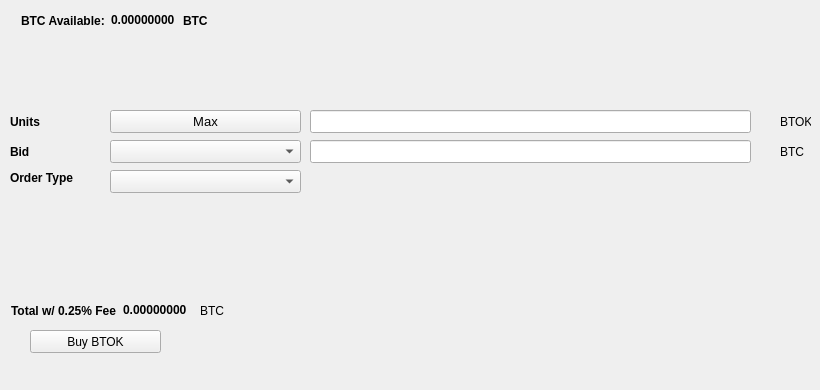
   <widget class="QWidget" name="BuyTab">
    <attribute name="title">
     <string>Buy</string>
    </attribute>
    <widget class="QPushButton" name="BuyABET">
     <property name="geometry">
      <rect>
       <x>30</x>
       <y>330</y>
       <width>131</width>
       <height>23</height>
      </rect>
     </property>
     <property name="text">
      <string>Buy BTOK</string>
     </property>
     <property name="icon">
      <iconset resource="../beetok.qrc">
       <normaloff>:/icons/bitcoin</normaloff>:/icons/bitcoin</iconset>
     </property>
    </widget>
    <widget class="QLabel" name="label_3">
     <property name="geometry">
      <rect>
       <x>10</x>
       <y>110</y>
       <width>46</width>
       <height>23</height>
      </rect>
     </property>
     <property name="font">
      <font>
       <weight>75</weight>
       <bold>true</bold>
      </font>
     </property>
     <property name="text">
      <string>Units</string>
     </property>
    </widget>
    <widget class="QLineEdit" name="UnitsInput">
     <property name="geometry">
      <rect>
       <x>310</x>
       <y>110</y>
       <width>441</width>
       <height>23</height>
      </rect>
     </property>
     <property name="font">
      <font>
       <pointsize>9</pointsize>
       <weight>75</weight>
       <bold>true</bold>
      </font>
     </property>
    </widget>
    <widget class="QLineEdit" name="BuyBidPriceEdit">
     <property name="geometry">
      <rect>
       <x>310</x>
       <y>140</y>
       <width>441</width>
       <height>23</height>
      </rect>
     </property>
     <property name="font">
      <font>
       <pointsize>9</pointsize>
       <weight>75</weight>
       <bold>true</bold>
      </font>
     </property>
    </widget>
    <widget class="QLabel" name="label_4">
     <property name="geometry">
      <rect>
       <x>780</x>
       <y>110</y>
       <width>31</width>
       <height>23</height>
      </rect>
     </property>
     <property name="text">
      <string>BTOK</string>
     </property>
    </widget>
    <widget class="QLabel" name="label_5">
     <property name="geometry">
      <rect>
       <x>780</x>
       <y>140</y>
       <width>31</width>
       <height>23</height>
      </rect>
     </property>
     <property name="text">
      <string>BTC</string>
     </property>
    </widget>
    <widget class="QLabel" name="label_6">
     <property name="geometry">
      <rect>
       <x>10</x>
       <y>140</y>
       <width>46</width>
       <height>23</height>
      </rect>
     </property>
     <property name="font">
      <font>
       <weight>75</weight>
       <bold>true</bold>
      </font>
     </property>
     <property name="text">
      <string>Bid</string>
     </property>
    </widget>
    <widget class="QLabel" name="label_7">
     <property name="geometry">
      <rect>
       <x>10</x>
       <y>170</y>
       <width>91</width>
       <height>16</height>
      </rect>
     </property>
     <property name="font">
      <font>
       <weight>75</weight>
       <bold>true</bold>
      </font>
     </property>
     <property name="text">
      <string>Order Type</string>
     </property>
    </widget>
    <widget class="QPushButton" name="Buy_Max_Amount">
     <property name="geometry">
      <rect>
       <x>110</x>
       <y>110</y>
       <width>191</width>
       <height>23</height>
      </rect>
     </property>
     <property name="font">
      <font>
       <pointsize>10</pointsize>
      </font>
     </property>
     <property name="text">
      <string>Max</string>
     </property>
    </widget>
    <widget class="QComboBox" name="BuyBidcomboBox">
     <property name="geometry">
      <rect>
       <x>110</x>
       <y>140</y>
       <width>191</width>
       <height>23</height>
      </rect>
     </property>
     <property name="font">
      <font>
       <pointsize>10</pointsize>
      </font>
     </property>
    </widget>
    <widget class="QComboBox" name="buyOrdertypeCombo">
     <property name="geometry">
      <rect>
       <x>110</x>
       <y>170</y>
       <width>191</width>
       <height>23</height>
      </rect>
     </property>
     <property name="font">
      <font>
       <pointsize>10</pointsize>
      </font>
     </property>
    </widget>
    <widget class="QWidget" name="layoutWidget1">
     <property name="geometry">
      <rect>
       <x>21</x>
       <y>11</y>
       <width>227</width>
       <height>19</height>
      </rect>
     </property>
     <layout class="QHBoxLayout" name="horizontalLayout_3">
      <item>
       <widget class="QLabel" name="label232">
        <property name="font">
         <font>
          <weight>75</weight>
          <bold>true</bold>
         </font>
        </property>
        <property name="text">
         <string>BTC Available:</string>
        </property>
       </widget>
      </item>
      <item>
       <widget class="QLabel" name="BtcAvailableLbl">
        <property name="palette">
         <palette>
          <active>
           <colorrole role="WindowText">
            <brush brushstyle="SolidPattern">
             <color alpha="255">
              <red>0</red>
              <green>0</green>
              <blue>0</blue>
             </color>
            </brush>
           </colorrole>
           <colorrole role="Button">
            <brush brushstyle="SolidPattern">
             <color alpha="255">
              <red>0</red>
              <green>170</green>
              <blue>0</blue>
             </color>
            </brush>
           </colorrole>
           <colorrole role="Light">
            <brush brushstyle="SolidPattern">
             <color alpha="255">
              <red>0</red>
              <green>255</green>
              <blue>0</blue>
             </color>
            </brush>
           </colorrole>
           <colorrole role="Midlight">
            <brush brushstyle="SolidPattern">
             <color alpha="255">
              <red>0</red>
              <green>212</green>
              <blue>0</blue>
             </color>
            </brush>
           </colorrole>
           <colorrole role="Dark">
            <brush brushstyle="SolidPattern">
             <color alpha="255">
              <red>0</red>
              <green>85</green>
              <blue>0</blue>
             </color>
            </brush>
           </colorrole>
           <colorrole role="Mid">
            <brush brushstyle="SolidPattern">
             <color alpha="255">
              <red>0</red>
              <green>113</green>
              <blue>0</blue>
             </color>
            </brush>
           </colorrole>
           <colorrole role="Text">
            <brush brushstyle="SolidPattern">
             <color alpha="255">
              <red>0</red>
              <green>170</green>
              <blue>0</blue>
             </color>
            </brush>
           </colorrole>
           <colorrole role="BrightText">
            <brush brushstyle="SolidPattern">
             <color alpha="255">
              <red>255</red>
              <green>255</green>
              <blue>255</blue>
             </color>
            </brush>
           </colorrole>
           <colorrole role="ButtonText">
            <brush brushstyle="SolidPattern">
             <color alpha="255">
              <red>0</red>
              <green>0</green>
              <blue>0</blue>
             </color>
            </brush>
           </colorrole>
           <colorrole role="Base">
            <brush brushstyle="SolidPattern">
             <color alpha="255">
              <red>255</red>
              <green>255</green>
              <blue>255</blue>
             </color>
            </brush>
           </colorrole>
           <colorrole role="Window">
            <brush brushstyle="SolidPattern">
             <color alpha="255">
              <red>0</red>
              <green>170</green>
              <blue>0</blue>
             </color>
            </brush>
           </colorrole>
           <colorrole role="Shadow">
            <brush brushstyle="SolidPattern">
             <color alpha="255">
              <red>0</red>
              <green>0</green>
              <blue>0</blue>
             </color>
            </brush>
           </colorrole>
           <colorrole role="AlternateBase">
            <brush brushstyle="SolidPattern">
             <color alpha="255">
              <red>127</red>
              <green>212</green>
              <blue>127</blue>
             </color>
            </brush>
           </colorrole>
           <colorrole role="ToolTipBase">
            <brush brushstyle="SolidPattern">
             <color alpha="255">
              <red>255</red>
              <green>255</green>
              <blue>220</blue>
             </color>
            </brush>
           </colorrole>
           <colorrole role="ToolTipText">
            <brush brushstyle="SolidPattern">
             <color alpha="255">
              <red>0</red>
              <green>0</green>
              <blue>0</blue>
             </color>
            </brush>
           </colorrole>
          </active>
          <inactive>
           <colorrole role="WindowText">
            <brush brushstyle="SolidPattern">
             <color alpha="255">
              <red>0</red>
              <green>0</green>
              <blue>0</blue>
             </color>
            </brush>
           </colorrole>
           <colorrole role="Button">
            <brush brushstyle="SolidPattern">
             <color alpha="255">
              <red>0</red>
              <green>170</green>
              <blue>0</blue>
             </color>
            </brush>
           </colorrole>
           <colorrole role="Light">
            <brush brushstyle="SolidPattern">
             <color alpha="255">
              <red>0</red>
              <green>255</green>
              <blue>0</blue>
             </color>
            </brush>
           </colorrole>
           <colorrole role="Midlight">
            <brush brushstyle="SolidPattern">
             <color alpha="255">
              <red>0</red>
              <green>212</green>
              <blue>0</blue>
             </color>
            </brush>
           </colorrole>
           <colorrole role="Dark">
            <brush brushstyle="SolidPattern">
             <color alpha="255">
              <red>0</red>
              <green>85</green>
              <blue>0</blue>
             </color>
            </brush>
           </colorrole>
           <colorrole role="Mid">
            <brush brushstyle="SolidPattern">
             <color alpha="255">
              <red>0</red>
              <green>113</green>
              <blue>0</blue>
             </color>
            </brush>
           </colorrole>
           <colorrole role="Text">
            <brush brushstyle="SolidPattern">
             <color alpha="255">
              <red>0</red>
              <green>170</green>
              <blue>0</blue>
             </color>
            </brush>
           </colorrole>
           <colorrole role="BrightText">
            <brush brushstyle="SolidPattern">
             <color alpha="255">
              <red>255</red>
              <green>255</green>
              <blue>255</blue>
             </color>
            </brush>
           </colorrole>
           <colorrole role="ButtonText">
            <brush brushstyle="SolidPattern">
             <color alpha="255">
              <red>0</red>
              <green>0</green>
              <blue>0</blue>
             </color>
            </brush>
           </colorrole>
           <colorrole role="Base">
            <brush brushstyle="SolidPattern">
             <color alpha="255">
              <red>255</red>
              <green>255</green>
              <blue>255</blue>
             </color>
            </brush>
           </colorrole>
           <colorrole role="Window">
            <brush brushstyle="SolidPattern">
             <color alpha="255">
              <red>0</red>
              <green>170</green>
              <blue>0</blue>
             </color>
            </brush>
           </colorrole>
           <colorrole role="Shadow">
            <brush brushstyle="SolidPattern">
             <color alpha="255">
              <red>0</red>
              <green>0</green>
              <blue>0</blue>
             </color>
            </brush>
           </colorrole>
           <colorrole role="AlternateBase">
            <brush brushstyle="SolidPattern">
             <color alpha="255">
              <red>127</red>
              <green>212</green>
              <blue>127</blue>
             </color>
            </brush>
           </colorrole>
           <colorrole role="ToolTipBase">
            <brush brushstyle="SolidPattern">
             <color alpha="255">
              <red>255</red>
              <green>255</green>
              <blue>220</blue>
             </color>
            </brush>
           </colorrole>
           <colorrole role="ToolTipText">
            <brush brushstyle="SolidPattern">
             <color alpha="255">
              <red>0</red>
              <green>0</green>
              <blue>0</blue>
             </color>
            </brush>
           </colorrole>
          </inactive>
          <disabled>
           <colorrole role="WindowText">
            <brush brushstyle="SolidPattern">
             <color alpha="255">
              <red>0</red>
              <green>85</green>
              <blue>0</blue>
             </color>
            </brush>
           </colorrole>
           <colorrole role="Button">
            <brush brushstyle="SolidPattern">
             <color alpha="255">
              <red>0</red>
              <green>170</green>
              <blue>0</blue>
             </color>
            </brush>
           </colorrole>
           <colorrole role="Light">
            <brush brushstyle="SolidPattern">
             <color alpha="255">
              <red>0</red>
              <green>255</green>
              <blue>0</blue>
             </color>
            </brush>
           </colorrole>
           <colorrole role="Midlight">
            <brush brushstyle="SolidPattern">
             <color alpha="255">
              <red>0</red>
              <green>212</green>
              <blue>0</blue>
             </color>
            </brush>
           </colorrole>
           <colorrole role="Dark">
            <brush brushstyle="SolidPattern">
             <color alpha="255">
              <red>0</red>
              <green>85</green>
              <blue>0</blue>
             </color>
            </brush>
           </colorrole>
           <colorrole role="Mid">
            <brush brushstyle="SolidPattern">
             <color alpha="255">
              <red>0</red>
              <green>113</green>
              <blue>0</blue>
             </color>
            </brush>
           </colorrole>
           <colorrole role="Text">
            <brush brushstyle="SolidPattern">
             <color alpha="255">
              <red>0</red>
              <green>85</green>
              <blue>0</blue>
             </color>
            </brush>
           </colorrole>
           <colorrole role="BrightText">
            <brush brushstyle="SolidPattern">
             <color alpha="255">
              <red>255</red>
              <green>255</green>
              <blue>255</blue>
             </color>
            </brush>
           </colorrole>
           <colorrole role="ButtonText">
            <brush brushstyle="SolidPattern">
             <color alpha="255">
              <red>0</red>
              <green>85</green>
              <blue>0</blue>
             </color>
            </brush>
           </colorrole>
           <colorrole role="Base">
            <brush brushstyle="SolidPattern">
             <color alpha="255">
              <red>0</red>
              <green>170</green>
              <blue>0</blue>
             </color>
            </brush>
           </colorrole>
           <colorrole role="Window">
            <brush brushstyle="SolidPattern">
             <color alpha="255">
              <red>0</red>
              <green>170</green>
              <blue>0</blue>
             </color>
            </brush>
           </colorrole>
           <colorrole role="Shadow">
            <brush brushstyle="SolidPattern">
             <color alpha="255">
              <red>0</red>
              <green>0</green>
              <blue>0</blue>
             </color>
            </brush>
           </colorrole>
           <colorrole role="AlternateBase">
            <brush brushstyle="SolidPattern">
             <color alpha="255">
              <red>0</red>
              <green>170</green>
              <blue>0</blue>
             </color>
            </brush>
           </colorrole>
           <colorrole role="ToolTipBase">
            <brush brushstyle="SolidPattern">
             <color alpha="255">
              <red>255</red>
              <green>255</green>
              <blue>220</blue>
             </color>
            </brush>
           </colorrole>
           <colorrole role="ToolTipText">
            <brush brushstyle="SolidPattern">
             <color alpha="255">
              <red>0</red>
              <green>0</green>
              <blue>0</blue>
             </color>
            </brush>
           </colorrole>
          </disabled>
         </palette>
        </property>
        <property name="font">
         <font>
          <weight>75</weight>
          <bold>true</bold>
         </font>
        </property>
        <property name="text">
         <string>0.00000000</string>
        </property>
        <property name="textInteractionFlags">
         <set>Qt::LinksAccessibleByMouse|Qt::TextSelectableByKeyboard|Qt::TextSelectableByMouse</set>
        </property>
       </widget>
      </item>
      <item>
       <widget class="QLabel" name="BtcAvailableLbl_2">
        <property name="font">
         <font>
          <weight>75</weight>
          <bold>true</bold>
         </font>
        </property>
        <property name="text">
         <string>BTC</string>
        </property>
       </widget>
      </item>
     </layout>
    </widget>
    <widget class="QWidget" name="layoutWidge2">
     <property name="geometry">
      <rect>
       <x>11</x>
       <y>301</y>
       <width>259</width>
       <height>19</height>
      </rect>
     </property>
     <layout class="QHBoxLayout" name="horizontalLayout_4">
      <item>
       <widget class="QLabel" name="label_9">
        <property name="font">
         <font>
          <weight>75</weight>
          <bold>true</bold>
         </font>
        </property>
        <property name="text">
         <string>Total w/ 0.25% Fee</string>
        </property>
       </widget>
      </item>
      <item>
       <widget class="QLabel" name="BuyCostLabel">
        <property name="palette">
         <palette>
          <active>
           <colorrole role="WindowText">
            <brush brushstyle="SolidPattern">
             <color alpha="255">
              <red>0</red>
              <green>0</green>
              <blue>0</blue>
             </color>
            </brush>
           </colorrole>
           <colorrole role="Button">
            <brush brushstyle="SolidPattern">
             <color alpha="255">
              <red>0</red>
              <green>170</green>
              <blue>0</blue>
             </color>
            </brush>
           </colorrole>
           <colorrole role="Light">
            <brush brushstyle="SolidPattern">
             <color alpha="255">
              <red>0</red>
              <green>255</green>
              <blue>0</blue>
             </color>
            </brush>
           </colorrole>
           <colorrole role="Midlight">
            <brush brushstyle="SolidPattern">
             <color alpha="255">
              <red>0</red>
              <green>212</green>
              <blue>0</blue>
             </color>
            </brush>
           </colorrole>
           <colorrole role="Dark">
            <brush brushstyle="SolidPattern">
             <color alpha="255">
              <red>0</red>
              <green>85</green>
              <blue>0</blue>
             </color>
            </brush>
           </colorrole>
           <colorrole role="Mid">
            <brush brushstyle="SolidPattern">
             <color alpha="255">
              <red>0</red>
              <green>113</green>
              <blue>0</blue>
             </color>
            </brush>
           </colorrole>
           <colorrole role="Text">
            <brush brushstyle="SolidPattern">
             <color alpha="255">
              <red>0</red>
              <green>170</green>
              <blue>0</blue>
             </color>
            </brush>
           </colorrole>
           <colorrole role="BrightText">
            <brush brushstyle="SolidPattern">
             <color alpha="255">
              <red>255</red>
              <green>255</green>
              <blue>255</blue>
             </color>
            </brush>
           </colorrole>
           <colorrole role="ButtonText">
            <brush brushstyle="SolidPattern">
             <color alpha="255">
              <red>0</red>
              <green>0</green>
              <blue>0</blue>
             </color>
            </brush>
           </colorrole>
           <colorrole role="Base">
            <brush brushstyle="SolidPattern">
             <color alpha="255">
              <red>255</red>
              <green>255</green>
              <blue>255</blue>
             </color>
            </brush>
           </colorrole>
           <colorrole role="Window">
            <brush brushstyle="SolidPattern">
             <color alpha="255">
              <red>0</red>
              <green>170</green>
              <blue>0</blue>
             </color>
            </brush>
           </colorrole>
           <colorrole role="Shadow">
            <brush brushstyle="SolidPattern">
             <color alpha="255">
              <red>0</red>
              <green>0</green>
              <blue>0</blue>
             </color>
            </brush>
           </colorrole>
           <colorrole role="AlternateBase">
            <brush brushstyle="SolidPattern">
             <color alpha="255">
              <red>127</red>
              <green>212</green>
              <blue>127</blue>
             </color>
            </brush>
           </colorrole>
           <colorrole role="ToolTipBase">
            <brush brushstyle="SolidPattern">
             <color alpha="255">
              <red>255</red>
              <green>255</green>
              <blue>220</blue>
             </color>
            </brush>
           </colorrole>
           <colorrole role="ToolTipText">
            <brush brushstyle="SolidPattern">
             <color alpha="255">
              <red>0</red>
              <green>0</green>
              <blue>0</blue>
             </color>
            </brush>
           </colorrole>
          </active>
          <inactive>
           <colorrole role="WindowText">
            <brush brushstyle="SolidPattern">
             <color alpha="255">
              <red>0</red>
              <green>0</green>
              <blue>0</blue>
             </color>
            </brush>
           </colorrole>
           <colorrole role="Button">
            <brush brushstyle="SolidPattern">
             <color alpha="255">
              <red>0</red>
              <green>170</green>
              <blue>0</blue>
             </color>
            </brush>
           </colorrole>
           <colorrole role="Light">
            <brush brushstyle="SolidPattern">
             <color alpha="255">
              <red>0</red>
              <green>255</green>
              <blue>0</blue>
             </color>
            </brush>
           </colorrole>
           <colorrole role="Midlight">
            <brush brushstyle="SolidPattern">
             <color alpha="255">
              <red>0</red>
              <green>212</green>
              <blue>0</blue>
             </color>
            </brush>
           </colorrole>
           <colorrole role="Dark">
            <brush brushstyle="SolidPattern">
             <color alpha="255">
              <red>0</red>
              <green>85</green>
              <blue>0</blue>
             </color>
            </brush>
           </colorrole>
           <colorrole role="Mid">
            <brush brushstyle="SolidPattern">
             <color alpha="255">
              <red>0</red>
              <green>113</green>
              <blue>0</blue>
             </color>
            </brush>
           </colorrole>
           <colorrole role="Text">
            <brush brushstyle="SolidPattern">
             <color alpha="255">
              <red>0</red>
              <green>170</green>
              <blue>0</blue>
             </color>
            </brush>
           </colorrole>
           <colorrole role="BrightText">
            <brush brushstyle="SolidPattern">
             <color alpha="255">
              <red>255</red>
              <green>255</green>
              <blue>255</blue>
             </color>
            </brush>
           </colorrole>
           <colorrole role="ButtonText">
            <brush brushstyle="SolidPattern">
             <color alpha="255">
              <red>0</red>
              <green>0</green>
              <blue>0</blue>
             </color>
            </brush>
           </colorrole>
           <colorrole role="Base">
            <brush brushstyle="SolidPattern">
             <color alpha="255">
              <red>255</red>
              <green>255</green>
              <blue>255</blue>
             </color>
            </brush>
           </colorrole>
           <colorrole role="Window">
            <brush brushstyle="SolidPattern">
             <color alpha="255">
              <red>0</red>
              <green>170</green>
              <blue>0</blue>
             </color>
            </brush>
           </colorrole>
           <colorrole role="Shadow">
            <brush brushstyle="SolidPattern">
             <color alpha="255">
              <red>0</red>
              <green>0</green>
              <blue>0</blue>
             </color>
            </brush>
           </colorrole>
           <colorrole role="AlternateBase">
            <brush brushstyle="SolidPattern">
             <color alpha="255">
              <red>127</red>
              <green>212</green>
              <blue>127</blue>
             </color>
            </brush>
           </colorrole>
           <colorrole role="ToolTipBase">
            <brush brushstyle="SolidPattern">
             <color alpha="255">
              <red>255</red>
              <green>255</green>
              <blue>220</blue>
             </color>
            </brush>
           </colorrole>
           <colorrole role="ToolTipText">
            <brush brushstyle="SolidPattern">
             <color alpha="255">
              <red>0</red>
              <green>0</green>
              <blue>0</blue>
             </color>
            </brush>
           </colorrole>
          </inactive>
          <disabled>
           <colorrole role="WindowText">
            <brush brushstyle="SolidPattern">
             <color alpha="255">
              <red>0</red>
              <green>85</green>
              <blue>0</blue>
             </color>
            </brush>
           </colorrole>
           <colorrole role="Button">
            <brush brushstyle="SolidPattern">
             <color alpha="255">
              <red>0</red>
              <green>170</green>
              <blue>0</blue>
             </color>
            </brush>
           </colorrole>
           <colorrole role="Light">
            <brush brushstyle="SolidPattern">
             <color alpha="255">
              <red>0</red>
              <green>255</green>
              <blue>0</blue>
             </color>
            </brush>
           </colorrole>
           <colorrole role="Midlight">
            <brush brushstyle="SolidPattern">
             <color alpha="255">
              <red>0</red>
              <green>212</green>
              <blue>0</blue>
             </color>
            </brush>
           </colorrole>
           <colorrole role="Dark">
            <brush brushstyle="SolidPattern">
             <color alpha="255">
              <red>0</red>
              <green>85</green>
              <blue>0</blue>
             </color>
            </brush>
           </colorrole>
           <colorrole role="Mid">
            <brush brushstyle="SolidPattern">
             <color alpha="255">
              <red>0</red>
              <green>113</green>
              <blue>0</blue>
             </color>
            </brush>
           </colorrole>
           <colorrole role="Text">
            <brush brushstyle="SolidPattern">
             <color alpha="255">
              <red>0</red>
              <green>85</green>
              <blue>0</blue>
             </color>
            </brush>
           </colorrole>
           <colorrole role="BrightText">
            <brush brushstyle="SolidPattern">
             <color alpha="255">
              <red>255</red>
              <green>255</green>
              <blue>255</blue>
             </color>
            </brush>
           </colorrole>
           <colorrole role="ButtonText">
            <brush brushstyle="SolidPattern">
             <color alpha="255">
              <red>0</red>
              <green>85</green>
              <blue>0</blue>
             </color>
            </brush>
           </colorrole>
           <colorrole role="Base">
            <brush brushstyle="SolidPattern">
             <color alpha="255">
              <red>0</red>
              <green>170</green>
              <blue>0</blue>
             </color>
            </brush>
           </colorrole>
           <colorrole role="Window">
            <brush brushstyle="SolidPattern">
             <color alpha="255">
              <red>0</red>
              <green>170</green>
              <blue>0</blue>
             </color>
            </brush>
           </colorrole>
           <colorrole role="Shadow">
            <brush brushstyle="SolidPattern">
             <color alpha="255">
              <red>0</red>
              <green>0</green>
              <blue>0</blue>
             </color>
            </brush>
           </colorrole>
           <colorrole role="AlternateBase">
            <brush brushstyle="SolidPattern">
             <color alpha="255">
              <red>0</red>
              <green>170</green>
              <blue>0</blue>
             </color>
            </brush>
           </colorrole>
           <colorrole role="ToolTipBase">
            <brush brushstyle="SolidPattern">
             <color alpha="255">
              <red>255</red>
              <green>255</green>
              <blue>220</blue>
             </color>
            </brush>
           </colorrole>
           <colorrole role="ToolTipText">
            <brush brushstyle="SolidPattern">
             <color alpha="255">
              <red>0</red>
              <green>0</green>
              <blue>0</blue>
             </color>
            </brush>
           </colorrole>
          </disabled>
         </palette>
        </property>
        <property name="font">
         <font>
          <weight>75</weight>
          <bold>true</bold>
         </font>
        </property>
        <property name="autoFillBackground">
         <bool>false</bool>
        </property>
        <property name="text">
         <string>0.00000000</string>
        </property>
        <property name="textInteractionFlags">
         <set>Qt::LinksAccessibleByMouse|Qt::TextSelectableByMouse</set>
        </property>
       </widget>
      </item>
      <item>
       <widget class="QLabel" name="label_10">
        <property name="font">
         <font>
          <weight>50</weight>
          <bold>false</bold>
         </font>
        </property>
        <property name="text">
         <string>BTC</string>
        </property>
       </widget>
      </item>
     </layout>
    </widget>
    <widget class="QLabel" name="label_24">
     <property name="geometry">
      <rect>
       <x>460</x>
       <y>300</y>
       <width>281</width>
       <height>81</height>
      </rect>
     </property>
     <property name="text">
      <string/>
     </property>
     <property name="pixmap">
      <pixmap>:/images/bittrex</pixmap>
     </property>
    </widget>
   </widget>
